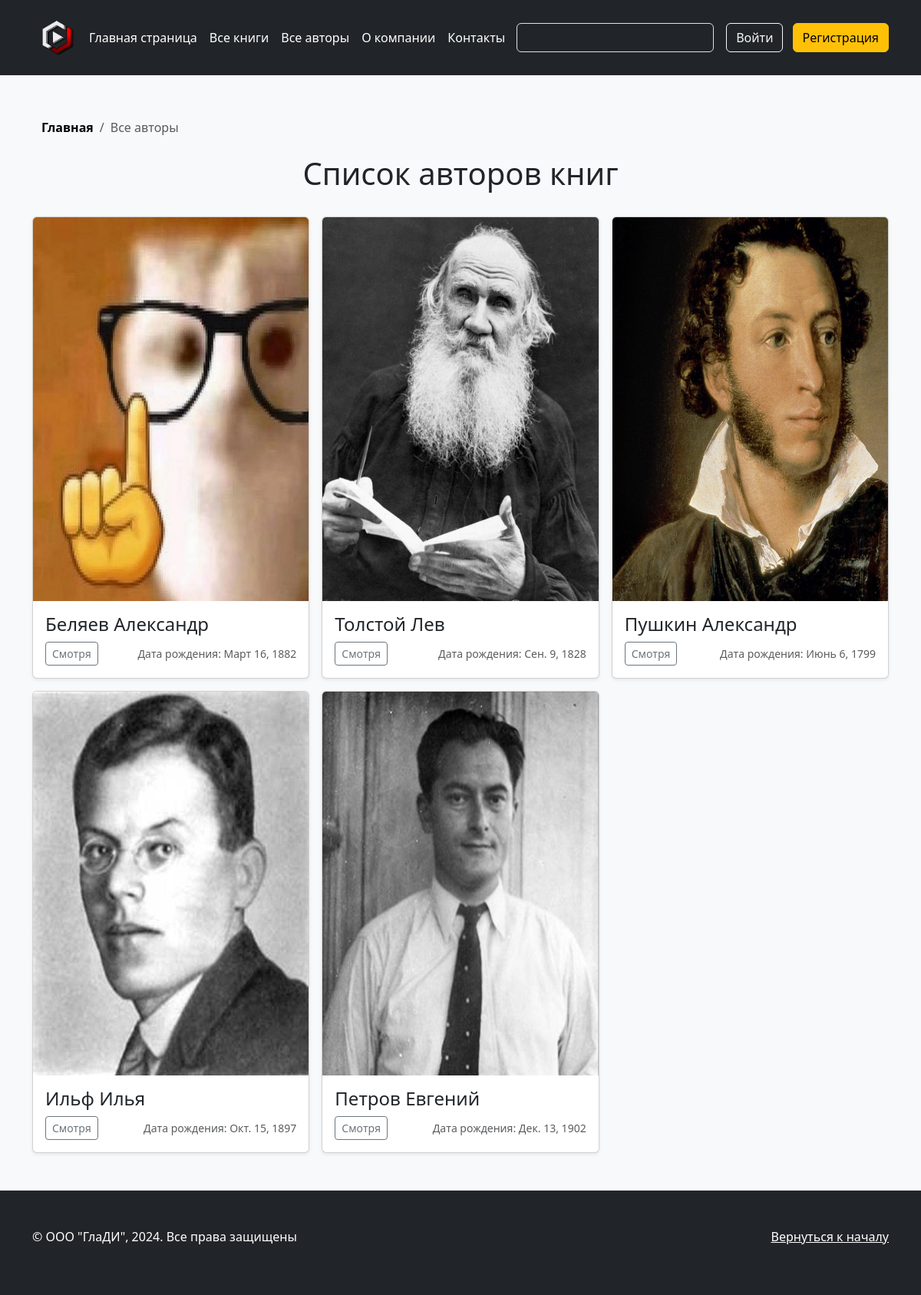
Screenshot of /authors/ with the database file from the repository.
### books/models.py (models this page shows, shortened)
class Author(models.Model):
    first_name = models.CharField(max_length=100,
                                  help_text="Введите имя автора",
                                  verbose_name="Имя автора")
    last_name = models.CharField(max_length=100,
                                 help_text="Введите фамилию автора",
                                 verbose_name="Фамилия автора")
    date_of_birth = models.DateField(help_text="Введите дату рождения",
                                     verbose_name="Дата рождения",
                                     null=True, blank=True)
    about = models.TextField(help_text="Введите сведенья об авторе",
                             verbose_name="Сведенья об авторе")
    photo = models.ImageField(upload_to='images',
                              help_text="Введите дату рождения",
                              verbose_name="Дата рождения",
                              null=True, blank=True)

### books/views.py (the view)
# urls.py: path('authors/', AuthorView.as_view(), name='authors-list'),
class AuthorView(ListView):
    model = Author
    paginate_by = 6

### books/templates/books/author_list.html (shortened to what this page needs)
{% extends "books/base.html" %}
{% load static %}
{% block content %}
    <div class="container my-2">
        <nav aria-label="breadcrumb">
            <ol class="breadcrumb breadcrumb-custom overflow-hidden text-center bg-body-tertiary rounded-3">
                <li class="breadcrumb-item">
                    <a class="link-body-emphasis fw-semibold text-decoration-none" href="/">
                        Главная
                    </a>
                </li>
                <li class="breadcrumb-item active">
                    Все авторы
                </li>
            </ol>
        </nav>
    </div>
    <div class="row text-center text-dark lh-2 my-4">
        <h1>Список авторов книг</h1>
    </div>
    {% if author_list %}
        <div class="row row-cols-1 row-cols-sm-2 row-cols-md-3 g-3">
        {% for author in author_list.all %}
            <div class="col">
                <div class="card shadow-sm">
                    <img class="bd-placeholder-img card-img-top" width="100%" height="500" src="{{ author.photo.url }}" role="img" aria-label="Placeholder: Thumbnail" preserveAspectRatio="xMidYMid slice" focusable="false"/>
                    <div class="card-body">
                        <h4>{{author.last_name}} {{author.first_name}}</h4>
                        <div class="d-flex justify-content-between align-items-center">
                            <div class="btn-group">
                                <a type="button" class="btn btn-sm btn-outline-secondary" href="/authors/{{ author.id }}">Смотря</a>
                            </div>
                            <small class="text-body-secondary">Дата рождения: {{ author.date_of_birth }}</small>
                        </div>
                    </div>
                </div>
            </div>
        {% endfor %}
        </div>
    {% else %}
        <h1>нет ни ху а <br>:(</h1>
    {% endif %}
{% endblock content %}

### books/templates/books/base.html (shortened to what this page needs)
<!DOCTYPE html>
<html lang="ru">
<head>
    {% load static %}
    <link rel="stylesheet" href="/static/css/bootstrap.min.css">
</head>
<body class="d-flex flex-column h-100 bg-body-tertiary">
    <header class="p-3 text-bg-dark flex-shrink-0">
        <div class="container">
            <div class="d-flex flex-wrap align-items-center justify-content-center justify-content-lg-start">
                <a href="/" class="d-flex align-items-center mb-2 mb-lg-0 text-white text-decoration-none">
                  <img src="{% static 'images/logo4.png' %}" width="50" height="50" class="m-2 my-2" xmlns="http://www.w3.org/2000/svg"  viewBox="0 0 118 94" role="img"/>
                </a>
                {% block sidebar %}
                <ul class="nav col-12 col-lg-auto me-lg-auto mb-2 justify-content-center mb-md-0">
                  <li><a href="{% url 'index' %}" class="nav-link px-2 text-white">Главная страница</a></li>
                  <li><a href="{% url 'books-list' %}" class="nav-link px-2 text-white">Все книги</a></li>
                  <li><a href="{% url 'authors-list' %}" class="nav-link px-2 text-white">Все авторы</a></li>
                  <li><a href="{% url 'about' %}" class="nav-link px-2 text-white">О компании</a></li>
                  <li><a href="{% url 'contact' %}" class="nav-link px-2 text-white">Контакты</a></li>
                </ul>
                {% endblock sidebar %}
                <form class="col-12 col-lg-auto mb-3 mb-lg-0 me-lg-3" role="search">
                  <input type="search" class="form-control form-control-dark text-bg-dark" placeholder="Поиск..." aria-label="Поиск">
                </form>
                <div class="text-end">
                    {% if request.user.id is None %}
                        <a href="{% url 'login' %}" type="button" class="btn btn-outline-light me-2" >Войти</a>
                        <a href="{% url 'index' %}" type="button" class="btn btn-warning">Регистрация</a>
                    {% else %}
                        {{ request.user }}
                        <a href="{% url 'logout' %}" type="button" class="btn btn-outline-light me-2 ms-2" >Выйти</a>
                    {% endif %}
                </div>
            </div>
        </div>
    </header>
    <div class="album py-5 bg-body-tertiary">
        <div class="container">
            {% block content %}
            {% endblock content %}
        </div>
    </div>
    {% block footer %}
    <footer class="footer mt-auto text-body-secondary py-5 border-top text-bg-dark">
        <div class="container text-white">
            <p class="float-end mb-1">
                <a class="text-white" href="#">Вернуться к началу</a>
            </p>
            <p>© ООО "ГлаДИ", 2024. Все права защищены</p>
        </div>
    </footer>
    {% endblock footer %}
</body>
</html>

### rows the page displays
Author: photo (picture), last_name "Беляев", first_name "Александр", date_of_birth "Март 16, 1882"
Author: photo (picture), last_name "Толстой", first_name "Лев", date_of_birth "Сен. 9, 1828"
Author: photo (picture), last_name "Пушкин", first_name "Александр", date_of_birth "Июнь 6, 1799"
Author: photo (picture), last_name "Ильф", first_name "Илья", date_of_birth "Окт. 15, 1897"
Author: photo (picture), last_name "Петров", first_name "Евгений", date_of_birth "Дек. 13, 1902"
